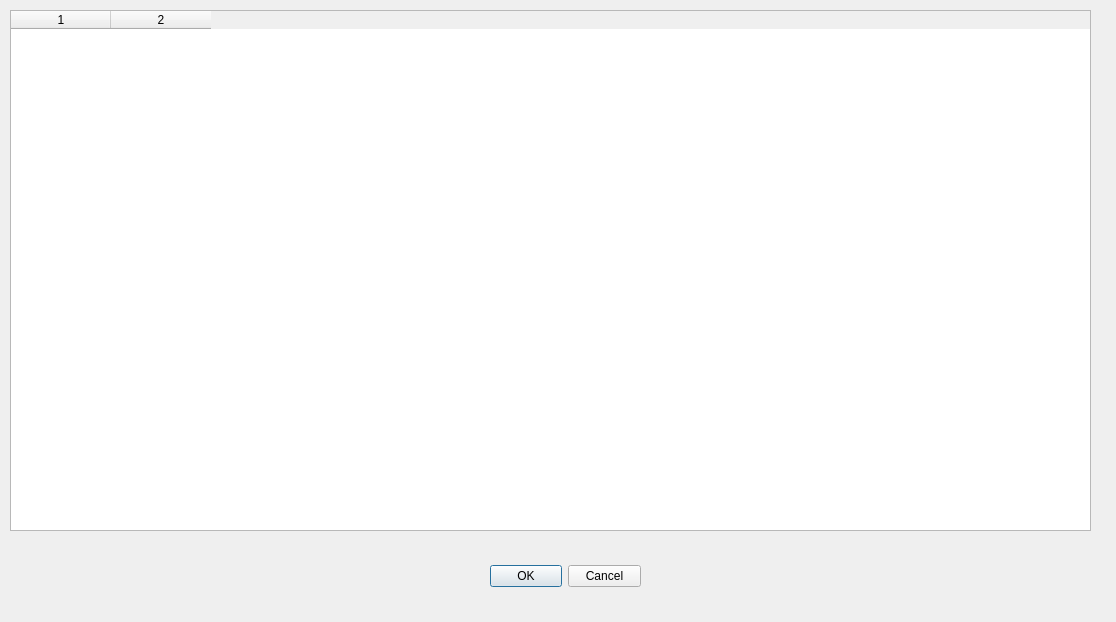
<?xml version="1.0" encoding="UTF-8"?>
<ui version="4.0">
 <class>ScenarioDialog</class>
 <widget class="QDialog" name="ScenarioDialog">
  <property name="geometry">
   <rect>
    <x>0</x>
    <y>0</y>
    <width>1116</width>
    <height>622</height>
   </rect>
  </property>
  <property name="windowTitle">
   <string>Additional Simulation Parameters</string>
  </property>
  <widget class="QDialogButtonBox" name="buttonBox">
   <property name="geometry">
    <rect>
     <x>490</x>
     <y>560</y>
     <width>151</width>
     <height>32</height>
    </rect>
   </property>
   <property name="orientation">
    <enum>Qt::Horizontal</enum>
   </property>
   <property name="standardButtons">
    <set>QDialogButtonBox::Cancel|QDialogButtonBox::Ok</set>
   </property>
  </widget>
  <widget class="QTableWidget" name="_scenarioTable">
   <property name="geometry">
    <rect>
     <x>10</x>
     <y>10</y>
     <width>1081</width>
     <height>521</height>
    </rect>
   </property>
   <property name="rowCount">
    <number>0</number>
   </property>
   <property name="columnCount">
    <number>2</number>
   </property>
   <column/>
   <column/>
  </widget>
 </widget>
 <resources/>
 <connections>
  <connection>
   <sender>buttonBox</sender>
   <signal>accepted()</signal>
   <receiver>ScenarioDialog</receiver>
   <slot>accept()</slot>
   <hints>
    <hint type="sourcelabel">
     <x>248</x>
     <y>254</y>
    </hint>
    <hint type="destinationlabel">
     <x>157</x>
     <y>274</y>
    </hint>
   </hints>
  </connection>
  <connection>
   <sender>buttonBox</sender>
   <signal>rejected()</signal>
   <receiver>ScenarioDialog</receiver>
   <slot>reject()</slot>
   <hints>
    <hint type="sourcelabel">
     <x>316</x>
     <y>260</y>
    </hint>
    <hint type="destinationlabel">
     <x>286</x>
     <y>274</y>
    </hint>
   </hints>
  </connection>
 </connections>
</ui>
